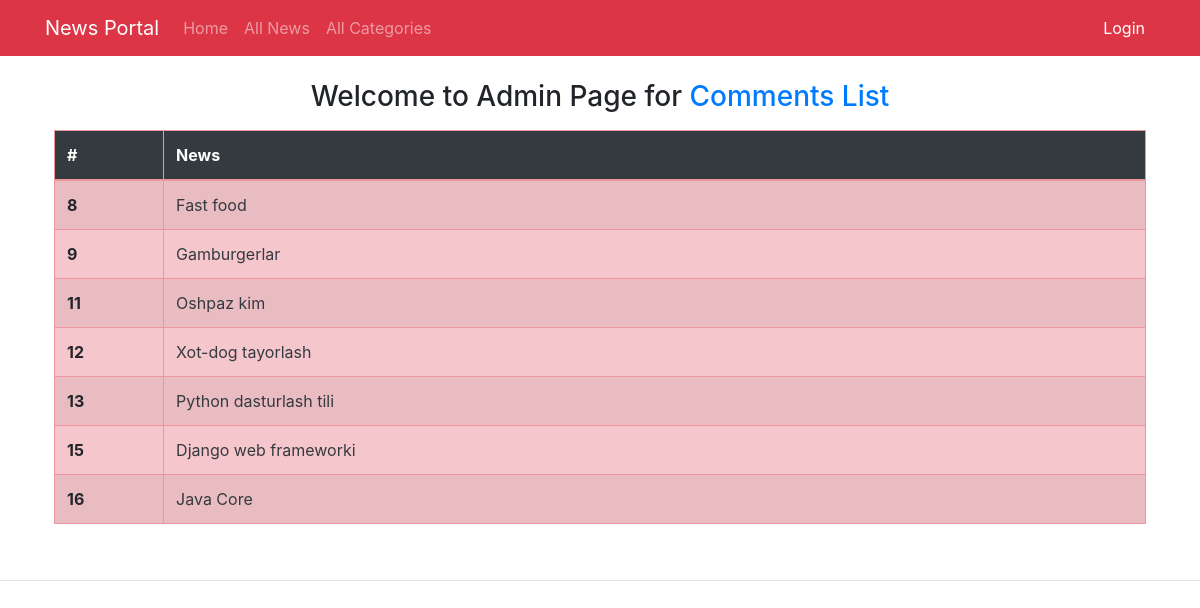
The app's page /admin2/comment_news_list/ with its own data.
### news/models.py (models this page shows, shortened)
class News(models.Model):
    category = models.ForeignKey(Category, on_delete=models.CASCADE)
    title = models.CharField(max_length=300, blank=True, null=True)
    image = models.ImageField(blank=True, null=True, upload_to=filepath)
    body_text = models.TextField()
    created_date = models.DateTimeField(auto_now_add=True)
    class Meta:
        verbose_name_plural = 'News'

### news/views.py (the view)
# urls.py: path('admin2/comment_news_list/', adminPageCommentsNewsList, name='comment_news_list'),
def adminPageCommentsNewsList(request):
    newses = News.objects.all()
    context = {
        'newses': newses,
    }
    return render(request, 'admin_comments/news.html', context)

### templates/admin_comments/news.html (shortened to what this page needs)
{% extends 'base.html' %}
{% block content %}
<div class="container p-4">
<h3 class="text-center">Welcome to Admin Page for <span class="text-primary">Comments List</span></h3>
  <table class="table-danger table-striped table table-bordered border-danger">
  <thead class="table-dark">
    <tr>
      <th class="col-1">#</th>
      <th class="col-9">News</th>
    </tr>
  </thead>
  <tbody>
  {% for news in newses %}
    <tr>
      <th scope="row">{{ news.id }}</th>
      <td><a class="text-dark" href="{% url 'comments_list' news.id %}">{{ news.title }}</a></td>
    </tr>
  {% endfor %}
  </tbody>
</table>
</div>
{% endblock %}

### records on screen
News: id "8", title "Fast food"
News: id "9", title "Gamburgerlar"
News: id "11", title "Oshpaz kim"
News: id "12", title "Xot-dog tayorlash"
News: id "13", title "Python dasturlash tili"
News: id "15", title "Django web frameworki"
News: id "16", title "Java Core"
